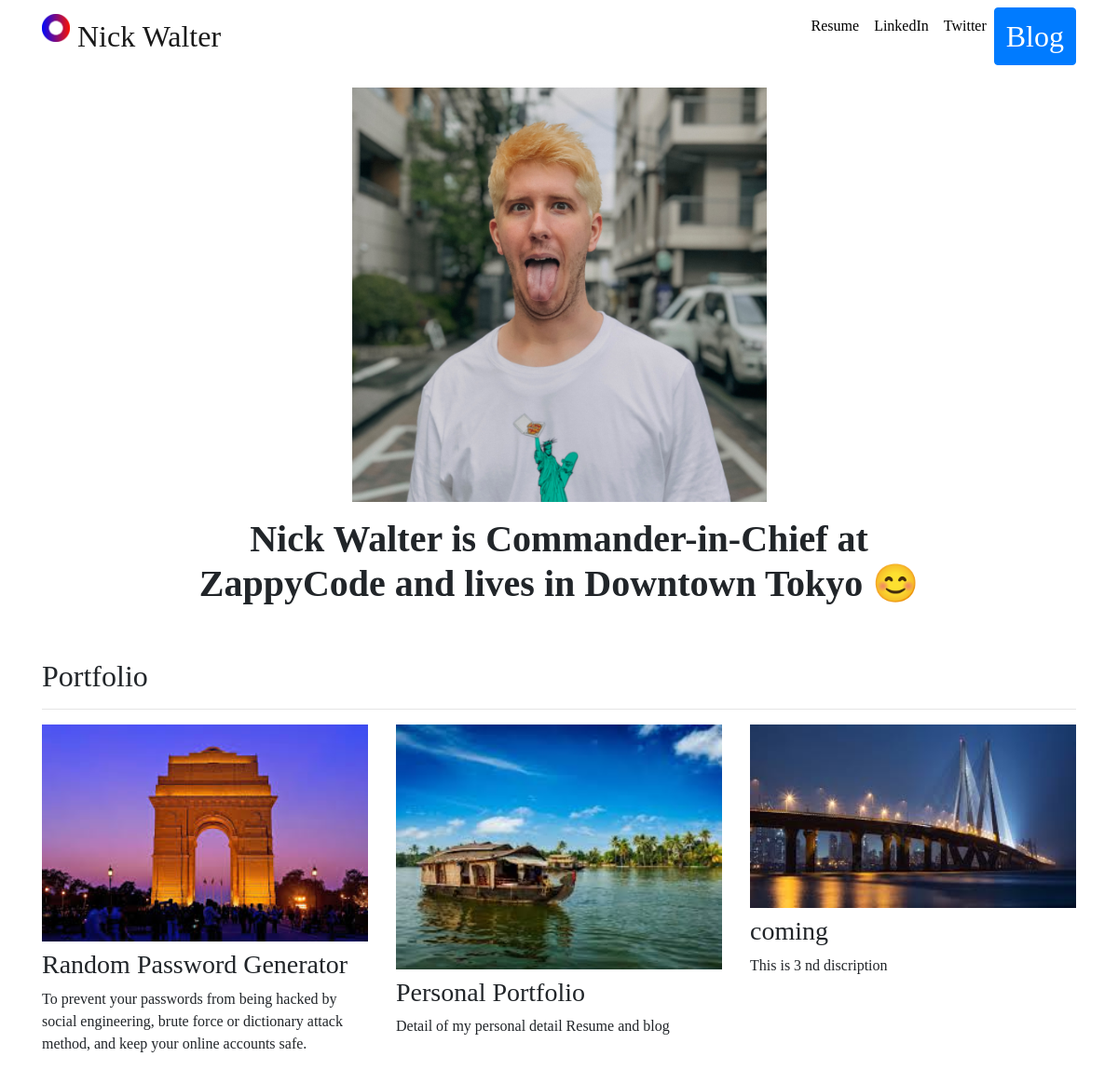
The page / on the database its author committed.
### portfolio/models.py (models this page shows, shortened)
class Project(models.Model):
    title = models.CharField(max_length=100)
    description = models.CharField(max_length=200)
    image = models.ImageField(upload_to='portfolio/image/')
    urls = models.URLField(blank=True)

### portfolio/views.py (the view)
# urls.py: 2. Add a URL to urlpatterns:  path('', views.home, name='home')
def home(request):
    projects = Project.objects.all()
    return render(request, 'portfolio/home.html', {'projects': projects})

### django3-personal-portfolio-master/portfolio/templates/portfolio/home.html
{% extends "portfolio/base.html" %}
{% load static %}
{% block content %}
<div class="row justify-content-center my-3">
  <div class="col-5">
    <img src="{% static 'portfolio/SquareBlonde.jpg' %}" class="img-fluid">
  </div>
</div>
<div class="row justify-content-center mb-3">
  <div class="col-md-9 text-center">
    <h1 id="hometext" class="font-weight-bold">Nick Walter is Commander-in-Chief at ZappyCode and lives in Downtown Tokyo 😊</h1>
  </div>
</div>
<h2 class="mt-5">Portfolio</h2>
<hr>
<div class="row">
  {% for project in projects %}
  <div class="col-lg-4 col-md-6">
    {% if project.url %}
    <a href="{{ project.url }}">
      <img src="{{ project.image.url }}" class="img-fluid mb-2" width="100%" height="10%">
    </a>
    {% else %}
    <img src="{{ project.image.url }}" class="img-fluid mb-2" width="100%" height="10%" >
    {% endif %}
    <h3>{{ project.title }}</h3>
    <p>{{ project.description }}</p>
  </div>
  {% endfor %}
</div>
{% endblock %}

### django3-personal-portfolio-master/portfolio/templates/portfolio/base.html (shortened to what this page needs)
{% load static %}
<!doctype html>
<html lang="en">
<head>
  <link rel="stylesheet" href="https://stackpath.bootstrapcdn.com/bootstrap/4.4.1/css/bootstrap.min.css">
  <link rel="stylesheet" href="{% static "portfolio/custom.css" %}">
</head>
<body>
  <nav id="topNav" class="navbar navbar-expand-md navbar-light">
    <div class="container">
      <a class="navbar-brand" href="{% url 'home' %}">
        <img src="{% static "portfolio/Logo.png" %}" width="30" height="30" class="d-inline-block align-top" alt="Nick's Logo">
        <span>Nick Walter</span>
      </a>
      <div class="collapse navbar-collapse text-center" id="navbarNav">
        <ul class="navbar-nav ml-auto">
          <li class="nav-item">
            <a class="nav-link" href="{% static "portfolio/resume.pdf" %}">Resume</a>
          </li>
          <li class="nav-item">
            <a class="nav-link" href="https://www.linkedin.com/in/nick-walter/" target="_blank">LinkedIn</a>
          </li>
          <li class="nav-item">
            <a class="nav-link" href="https://twitter.com/ZappyCode" target="_blank">Twitter</a>
          </li>
          <li>
            <a role="button" href="{% url 'blog:all_blogs' %}" class="btn btn-primary">Blog</a>
          </li>
        </ul>
      </div>
    </div>
  </nav>
  <div class="container">
    {% block content %}{% endblock %}
  </div>
</body>
</html>

### portfolio/static/portfolio/custom.css (style rules this page uses)
body { font-family:'Playfair' }
.navbar-brand { font-size: 200%; }
.btn-primary { font-size: 200% }
.navbar-nav .nav-link { color: rgba(0,0,0,1) !important; }

### rows shown on the page
Project: image (picture), title "Random Password Generator", description "To prevent your passwords from being hacked by social engineering, brute force or dictionary attack method, and keep your online accounts safe."
Project: image (picture), title "Personal Portfolio", description "Detail of my personal detail Resume and blog"
Project: image (picture), title "coming", description "This is 3 nd discription"
